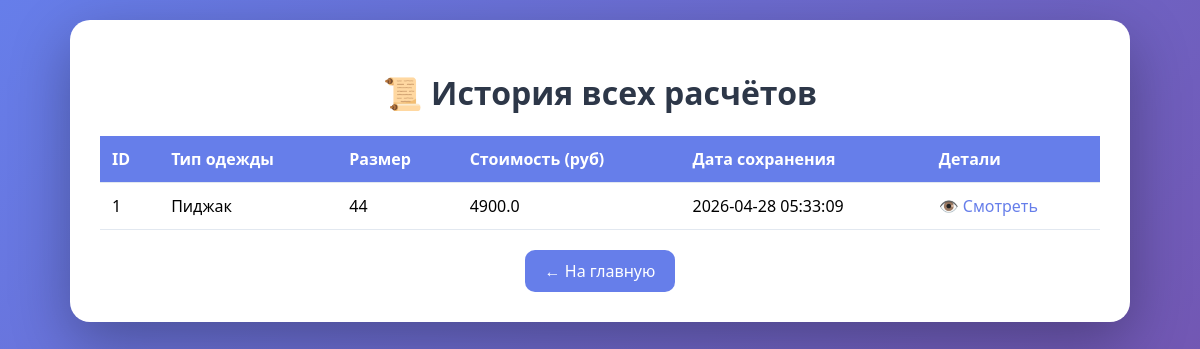
The app's page /history with its own data.
### tables this page shows
CREATE TABLE calculations (
            id INTEGER PRIMARY KEY AUTOINCREMENT,
            clothing_type VARCHAR(50),
            size INTEGER,
            total_cost REAL,
            details TEXT,
            created_at TIMESTAMP DEFAULT CURRENT_TIMESTAMP
        );

### laba6_clothing/web_app/app.py (the view)
@app.route('/history')
def history():
    results = db_manager.get_all_results()
    return render_template('history.html', results=results)

### laba6_clothing/clothing_package/db.py (called while the page is built)
    def _get_connection(self):
        return sqlite3.connect(self.db_path)

    def get_all_results(self) -> list:
        try:
            with self._get_connection() as conn:
                cursor = conn.execute("""
                    SELECT id, clothing_type, size, total_cost, created_at
                    FROM calculations
                    ORDER BY created_at DESC
                """)
                return cursor.fetchall()
        except Exception as e:
            print(f"Ошибка при получении результатов: {e}")
            return []

### laba6_clothing/web_app/templates/history.html (shortened to what this page needs)
<!DOCTYPE html>
<html lang="ru">
<head>
</head>
<body>
    <div class="container">
        <h1>📜 История всех расчётов</h1>
        {% if results %}
        <table>
            <thead>
                <tr>
                    <th>ID</th>
                    <th>Тип одежды</th>
                    <th>Размер</th>
                    <th>Стоимость (руб)</th>
                    <th>Дата сохранения</th>
                    <th>Детали</th>
                </tr>
            </thead>
            <tbody>
                {% for row in results %}
                <tr>
                    <td>{{ row[0] }}</td>
                    <td>{{ row[1] }}</td>
                    <td>{{ row[2] }}</td>
                    <td>{{ row[3] }}</td>
                    <td>{{ row[4] }}</td>
                    <td><a href="{{ url_for('view_result', result_id=row[0]) }}">👁️ Смотреть</a></td>
                </tr>
                {% endfor %}
            </tbody>
        </table>
        {% else %}
        <div class="empty-message">
            <p>Пока нет сохранённых расчётов.</p>
            <p>Выполните расчёт на главной странице и нажмите "Сохранить в БД".</p>
        </div>
        {% endif %}
        <div style="text-align: center;">
            <a href="/" class="back-btn">← На главную</a>
        </div>
    </div>
</body>
</html>

### laba6_clothing/web_app/templates/history.html (style rules this page uses)
body { font-family: 'Segoe UI', Tahoma, Geneva, Verdana, sans-serif; background: linear-gradient(135deg, #667eea 0%, #764ba2 100%); margin: 0; padding: 20px; min-height: 100vh; }
.container { max-width: 1000px; margin: 0 auto; background: white; border-radius: 20px; box-shadow: 0 20px 60px rgba(0,0,0,0.3); overflow: hidden; padding: 30px; }
h1 { text-align: center; color: #2d3748; }
table { width: 100%; border-collapse: collapse; }
th, td { padding: 12px; text-align: left; border-bottom: 1px solid #e2e8f0; }
th { background: #667eea; color: white; }
a { color: #667eea; text-decoration: none; }
.back-btn { display: inline-block; margin-top: 20px; padding: 10px 20px; background: #667eea; color: white; border-radius: 10px; text-decoration: none; }

### records on screen
calculations: id "1", clothing_type "Пиджак", size "44", total_cost "4900.0", created_at "2026-04-28 05:33:09"
